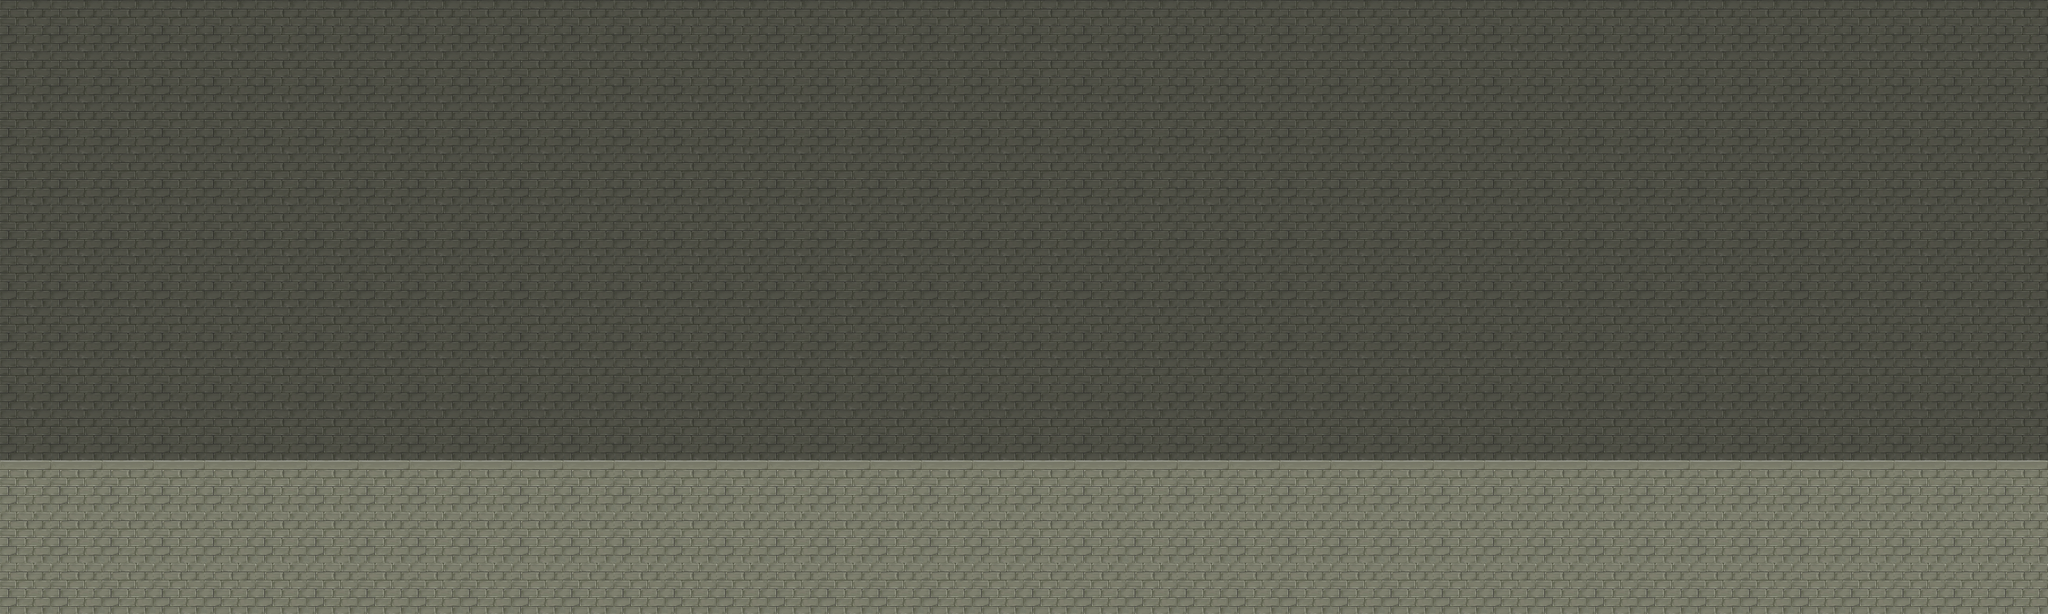

A level layout from a 2D game, rendered from its tile map. Below: a short description, then the map file with its tile-grid data intact:
An orthogonal 40x12 tile map with 64x64 px tiles, 2 tile layers (background, floor), 2 tilesets and 1 object.

<map version="1.0" orientation="orthogonal" renderorder="right-down" width="40" height="12" tilewidth="64" tileheight="64" nextobjectid="4">
 <tileset firstgid="1" name="dun" tilewidth="64" tileheight="64" tilecount="35" columns="7">
  <image source="grunge_tile.png" width="448" height="320" />
 </tileset>
 <tileset firstgid="36" name="player" tilewidth="64" tileheight="64" tilecount="792" columns="24">
  <image source="balancedSprite.png" width="1536" height="2112" />
 </tileset>
 <layer name="background" width="40" height="12">
  <data encoding="csv">
2,2,2,2,2,2,2,2,2,2,2,2,2,2,2,2,2,2,2,2,2,2,2,2,2,2,2,2,2,2,2,2,2,2,2,2,2,2,2,2,
2,2,2,2,2,2,2,2,2,2,2,2,2,2,2,2,2,2,2,2,2,2,2,2,2,2,2,2,2,2,2,2,2,2,2,2,2,2,2,2,
2,2,2,2,2,2,2,2,2,2,2,2,2,2,2,2,2,2,2,2,2,2,2,2,2,2,2,2,2,2,2,2,2,2,2,2,2,2,2,2,
2,2,2,2,2,2,2,2,2,2,2,2,2,2,2,2,2,2,2,2,2,2,2,2,2,2,2,2,2,2,2,2,2,2,2,2,2,2,2,2,
2,2,2,2,2,2,2,2,2,2,2,2,2,2,2,2,2,2,2,2,2,2,2,2,2,2,2,2,2,2,2,2,2,2,2,2,2,2,2,2,
2,2,2,2,2,2,2,2,2,2,2,2,2,2,2,2,2,2,2,2,2,2,2,2,2,2,2,2,2,2,2,2,2,2,2,2,2,2,2,2,
2,2,2,2,2,2,2,2,2,2,2,2,2,2,2,2,2,2,2,2,2,2,2,2,2,2,2,2,2,2,2,2,2,2,2,2,2,2,2,2,
2,2,2,2,2,2,2,2,2,2,2,2,2,2,2,2,2,2,2,2,2,2,2,2,2,2,2,2,2,2,2,2,2,2,2,2,2,2,2,2,
2,2,2,2,2,2,2,2,2,2,2,2,2,2,2,2,2,2,2,2,2,2,2,2,2,2,2,2,2,2,2,2,2,2,2,2,2,2,2,2,
0,0,0,0,0,0,0,0,0,0,0,0,0,0,0,0,0,0,0,0,0,0,0,0,0,0,0,0,0,0,0,0,0,0,0,0,0,0,0,0,
0,0,0,0,0,0,0,0,0,0,0,0,0,0,0,0,0,0,0,0,0,0,0,0,0,0,0,0,0,0,0,0,0,0,0,0,0,0,0,0,
0,0,0,0,0,0,0,0,0,0,0,0,0,0,0,0,0,0,0,0,0,0,0,0,0,0,0,0,0,0,0,0,0,0,0,0,0,0,0,0
</data>
 </layer>
 <layer name="floor" width="40" height="12">
  <data encoding="csv">
0,0,0,0,0,0,0,0,0,0,0,0,0,0,0,0,0,0,0,0,0,0,0,0,0,0,0,0,0,0,0,0,0,0,0,0,0,0,0,0,
0,0,0,0,0,0,0,0,0,0,0,0,0,0,0,0,0,0,0,0,0,0,0,0,0,0,0,0,0,0,0,0,0,0,0,0,0,0,0,0,
0,0,0,0,0,0,0,0,0,0,0,0,0,0,0,0,0,0,0,0,0,0,0,0,0,0,0,0,0,0,0,0,0,0,0,0,0,0,0,0,
0,0,0,0,0,0,0,0,0,0,0,0,0,0,0,0,0,0,0,0,0,0,0,0,0,0,0,0,0,0,0,0,0,0,0,0,0,0,0,0,
0,0,0,0,0,0,0,0,0,0,0,0,0,0,0,0,0,0,0,0,0,0,0,0,0,0,0,0,0,0,0,0,0,0,0,0,0,0,0,0,
0,0,0,0,0,0,0,0,0,0,0,0,0,0,0,0,0,0,0,0,0,0,0,0,0,0,0,0,0,0,0,0,0,0,0,0,0,0,0,0,
0,0,0,0,0,0,0,0,0,0,0,0,0,0,0,0,0,0,0,0,0,0,0,0,0,0,0,0,0,0,0,0,0,0,0,0,0,0,0,0,
0,0,0,0,0,0,0,0,0,0,0,0,0,0,0,0,0,0,0,0,0,0,0,0,0,0,0,0,0,0,0,0,0,0,0,0,0,0,0,0,
0,0,0,0,0,0,0,0,0,0,0,0,0,0,0,0,0,0,0,0,0,0,0,0,0,0,0,0,0,0,0,0,0,0,0,0,0,0,0,0,
8,8,8,8,8,8,8,8,8,8,8,8,8,8,8,8,8,8,8,8,8,8,8,8,8,8,8,8,8,8,8,8,8,8,8,8,8,8,8,8,
1,1,1,1,1,1,1,1,1,1,1,1,1,1,1,1,1,1,1,1,1,1,1,1,1,1,1,1,1,1,1,1,1,1,1,1,1,1,1,1,
1,1,1,1,1,1,1,1,1,1,1,1,1,1,1,1,1,1,1,1,1,1,1,1,1,1,1,1,1,1,1,1,1,1,1,1,1,1,1,1
</data>
 </layer>
 <objectgroup name="Object Layer">
  <object id="3" gid="85" x="575" y="576" width="64" height="64">
   <properties>
    <property name="type" value="playerStart" />
   </properties>
  </object>
 </objectgroup>
</map>
